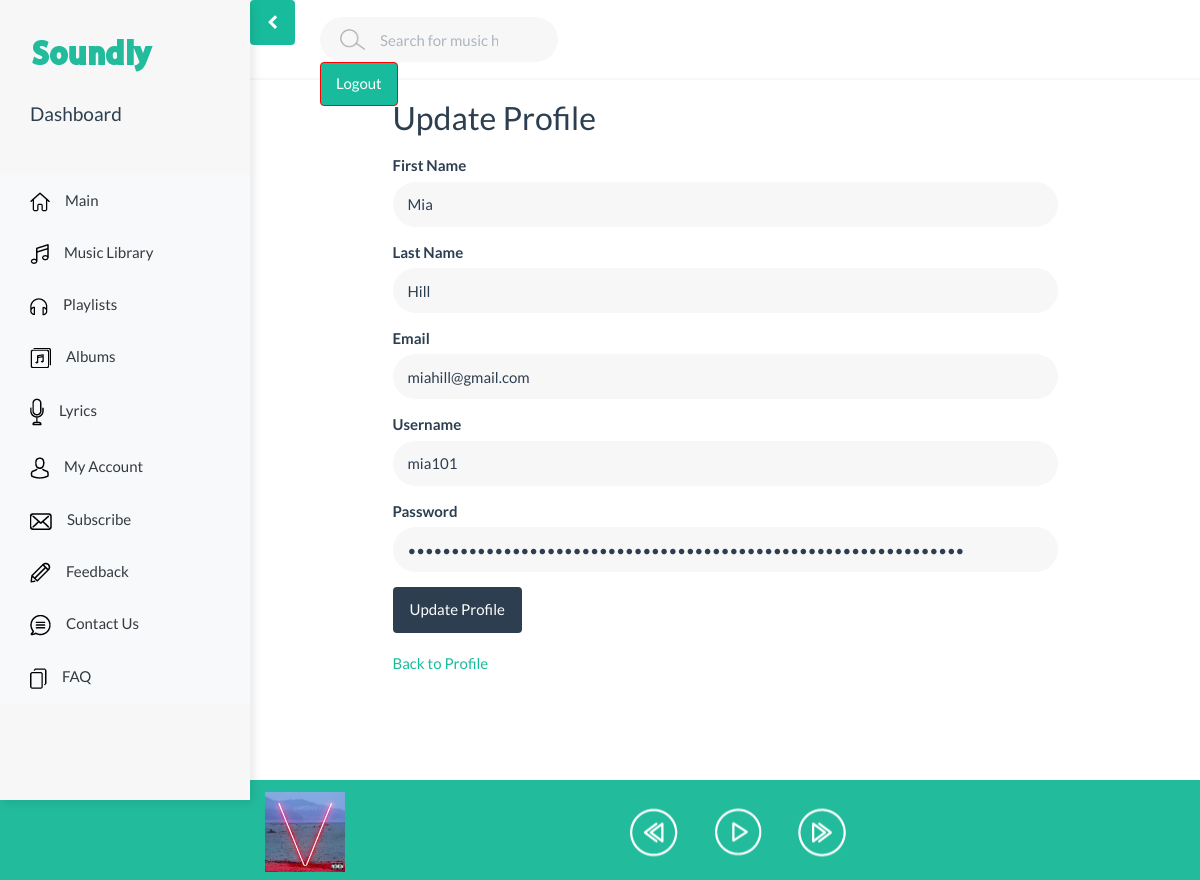
Page /updateprofile.php (signed in) on the committed database.
### tables this page shows
CREATE TABLE `user_accounts` (
  `id` int(11) NOT NULL,
  `first_name` varchar(200) NOT NULL,
  `last_name` varchar(200) NOT NULL,
  `email` varchar(100) NOT NULL,
  `username` varchar(100) NOT NULL,
  `password` varchar(255) NOT NULL,
  `account_type_id` int(11) DEFAULT NULL
);

### Models/logregModels/Account.php (called while the page is built, shortened)
<?php
class Account {
    public function UserDetails($id){
        $dbconn = Database::getDb();
        $sql = "SELECT * FROM user_accounts WHERE id=:id";
        $query = $dbconn->prepare($sql);
        $query->bindParam(':id', $id);
        $query->execute();
    return $query->fetch(PDO::FETCH_OBJ);
}
}

### updateprofile.php (the view, shortened to what this page needs)
<?php include 'view/header.php';
require_once "Models/logregModels/Account.php";
$app = new Account();
$user = $app->UserDetails($_SESSION['id']);
?>
<!DOCTYPE html>
<html lang="en" dir="ltr">
  <head>
  </head>
  <link rel="stylesheet" href="css/bootstrap.css">
  <link rel="stylesheet" href="css/style.css">
  <body>
  <h2>Update Profile</h2>
        <div>
            <form id="updateprofile_form" action="" method="POST">
            <div class="form-group">
                <label for="firstn">First Name</label>
                <input class=" form-control" id="firstn" type="text" name="firstname" placeholder="First Name" value="<?php echo $user->first_name ?>">
            </div>
            <div class="form-group">
                <label for="lastn">Last Name</label>
                <input class="input-login form-control" id="lastn" type="text" name="lastname" placeholder="Last Name" value="<?php echo $user->last_name ?>">
            </div>
            <div class="form-group">
                <label for="email">Email</label>
                <input class="input-login form-control" id="emailadd" type="email" name="email" placeholder="Email Address" value="<?php echo $user->email ?>">
            </div>
            <div class="form-group">
                <label for="usern">Username</label>
                <input class="input-login form-control" id="usern" type="text" name="username" placeholder="Username" value="<?php echo $user->username ?>">
            </div>
            <div class="form-group">
                <label for="firstn">Password</label>
                <input class="input-login form-control" id="userp" type="password" name="password" placeholder="Password" value="<?php echo $user->password ?>">
            </div>
            <div class="form-group">
                <button type="submit" name="updateP" value="register" class="btn btn-primary btn-login">Update Profile</button>
            </div>
            <p><a href="userProfile.php"> Back to Profile</a></p>
            </form>
        </div>
  </body>
</html>
<?php include 'view/footer.php'; ?>

### css/style.css (style rules this page uses)
body { min-height: 100vh; overflow-x: hidden; }
h1, h2, h3, h4, h5, h6, p { margin: 2rem 0; }
input { border: none; padding: 8px 20px; border-radius: 50px; }

### rows in the picture
user_accounts: firstname "Mia", lastname "Hill", email "miahill@gmail.com", username "mia101"
